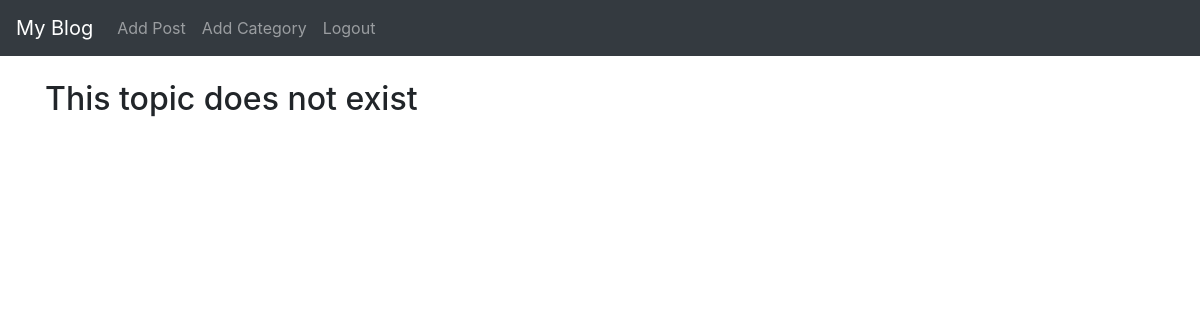
Page /category/blog/ (signed in) on the earlier database version.
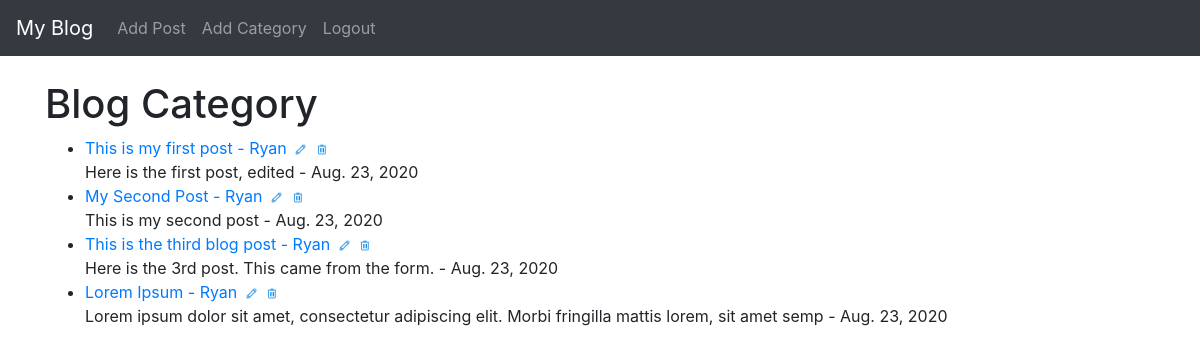
Same page on the later database version.
### theblog/models.py (models this page shows, shortened)
class Post(models.Model):
    title = models.CharField(max_length=255)
    title_tag = models.CharField(max_length=255, default='The Blog - ')
    author = models.ForeignKey(User, on_delete=models.CASCADE)
    body = models.TextField()
    post_date = models.DateField(auto_now_add=True)
    category = models.CharField(max_length=255, default='uncategorized')

### theblog/views.py (the view)
def CategoryView(request, cats):
    category_posts = Post.objects.filter(category=cats.title().replace('-', ' '))
    return render(request, 'categories.html', {'cats': cats.title().replace('-', ' '), 'category_posts': category_posts})

### theblog/templates/categories.html
{% extends 'base.html' %}
{% load static %}
{% block content %}
    {% if category_posts %}
<h1>{{ cats }} Category</h1>
    <ul>
    {% for post in category_posts %}
        <li><a href="{% url 'article-detail' post.pk %}">{{ post.title }} - {{ post.author.first_name }}</a>
            {% if user.is_authenticated %}
                <a href="{% url 'update_post' post.pk %}"><img src="{% static 'img/edit_32px.png' %}" alt="" class="edit"></a>
                <a href="{% url 'delete_post' post.pk %}"><img src="{% static 'img/trash_32px.png' %}" alt="" class="edit"></a>
            {% endif %}<br>
        {{ post.body|slice:':100'|safe }} - {{ post.post_date }}</li>
    {% endfor %}
    </ul>
    {% else %}
        <h2>This topic does not exist</h2>
    {% endif %}
{% endblock %}

Differences in the rows shown:
now on this page (row edited): Post: title "This is my first post", author.first_name "Ryan", body "Here is the first post, edited", post_date "Aug. 23, 2020"
now on this page (row edited): Post: title "My Second Post", author.first_name "Ryan", body "This is my second post", post_date "Aug. 23, 2020"
now on this page (row edited): Post: title "This is the third blog post", author.first_name "Ryan", body "Here is the 3rd post. This came from the form.", post_date "Aug. 23, 2020"
now on this page (row edited): Post: title "Lorem Ipsum", author.first_name "Ryan", body "Lorem ipsum dolor sit amet, consectetur adipiscing elit. Morbi fringilla mattis lorem, sit amet semp", post_date "Aug. 23, 2020"
Other differences:
{{ cats }}: (not shown) → "Blog"
text no longer shown: "This topic does not exist"
text now shown: "Category"
